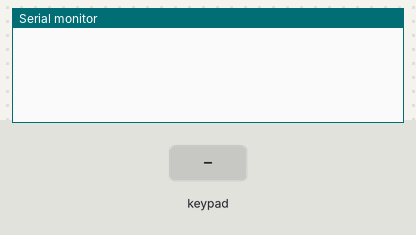
The sketch below on a simulated Arduino Leonardo, built with avr-gcc and run on an emulated ATmega32U4. Parts: the last lines printed to the serial monitor. Inputs (shaded band) come from the test bench. USB keyboard and mouse output is not drawn.

Above: at 1.2 s.
1.3 s: key '1' pressed
At 2.3 s:
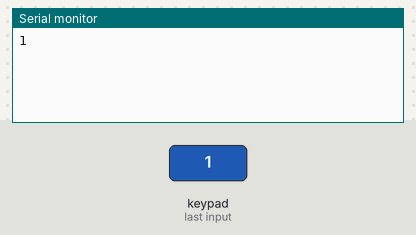
2.8 s: keypad keys 4 5 6 7 # pressed 0.4 s apart
At 5.7 s:
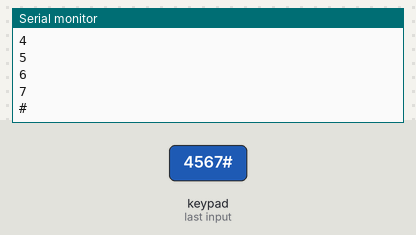
6.3 s: key 'A' pressed
At 7.2 s:
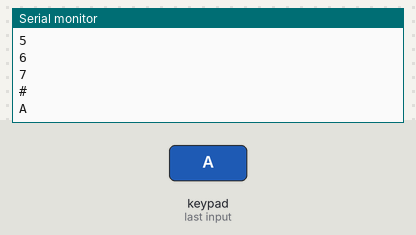
7.8 s: keypad keys 4 5 6 7 * pressed 0.4 s apart
At 9.7 s:
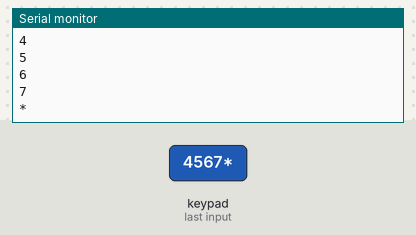
11.3 s: key 'B' pressed
At 12.4 s:
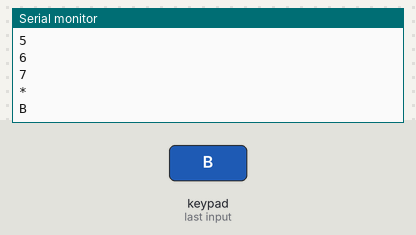
12.8 s: keypad keys 4 5 6 7 D pressed 0.4 s apart
At 15.9 s:
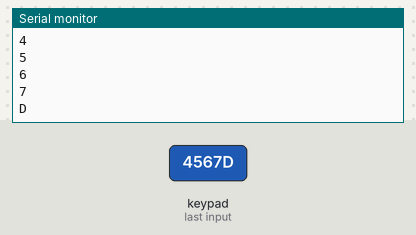
Timing chart, 0 to 17.3 s (numbered marks = the images above; inputs shaded):
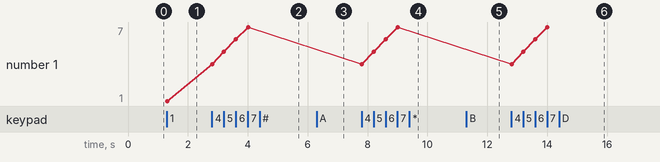

The sketch:

ArduinoMacroKeyboard.ino
```cpp
/*******************************************************************
 *  A simple Macro keyboard built with Arduino Leonardo and a
 *  4*4 Button Matrix Keypad.
 *
 *  Parts:
 *  Arduino Leonardo* - https://amzn.to/2zkbxWq
 *  4*4 Keypad Button Matrix
 *
 *  * = Affilate
 *
 * Video Tutorial on: https://youtube.com/codeometry
 * Written Tutorial on: https://codeometry.in
 *******************************************************************/

#include <HID-Project.h>
// Library with a lot of the HID definitions and methods
// Can be installed from the library manager, search for "HID-project"
// and install the one by NicoHood
// https://github.com/arduino-libraries/Keyboard/blob/master/src/Keyboard.h

#include <Keypad.h>
// This library is for interfacing with the 4x4 Matrix
// Can be installed from the library manager, search for "keypad"
// and install the one by Mark Stanley and Alexander Brevig
// https://playground.arduino.cc/Code/Keypad/

const byte ROWS = 4; //four rows
const byte COLS = 4; //four columns

// the library will return the character inside this array
// when the appropriate button is pressed.
char keys[ROWS][COLS] = {
  {'1', '2', '3', 'A'},
  {'4', '5', '6', 'B'},
  {'7', '8', '9', 'C'},
  {'*', '0', '#', 'D'},
};

byte rowPins[ROWS] = {4, 5, 6, 7}; //connect to the row pinouts of the keypad
byte colPins[COLS] = {8, 9, 10, 11 }; //connect to the column pinouts of the keypad

Keypad keypad = Keypad( makeKeymap(keys), rowPins, colPins, ROWS, COLS );

void setup() {
  Serial.begin(9600);
  Consumer.begin();
  Keyboard.begin();
}

void loop() {
  //Getting the key that was pressed.
  char key = keypad.getKey();

  if (key) {
    Serial.println(key);
    switch (key) {
      case '1':
        Keyboard.println("Key '1' was pressed");
        break;

      case '2':
        Keyboard.println("Key '2' was pressed");
        break;

      case '3':
        // https://github.com/arduino-libraries/Keyboard/blob/master/src/Keyboard.h
        Keyboard.println("Key '3' was pressed");
        break;

      case '4':
        Keyboard.println("Key '4' was pressed");
        break;

      case '5':
        Keyboard.println("Key '5' was pressed");
        break;

      case '6':
        Keyboard.println("Key '6' was pressed");
        break;

      case '7':
        Keyboard.println("Key '7' was pressed");
        break;

      case '8':
        Keyboard.println("Key '8' was pressed");
        break;

      case '9':
        Keyboard.println("Key '9' was pressed");
        break;

      case '0':
        Keyboard.println("Key '0' was pressed");
        break;

      case '*':
        Keyboard.println("Key '*' was pressed");
        break;

      case '#':
       Keyboard.println("Key '#' was pressed");
       break;

      case 'A':
        // https://github.com/NicoHood/HID/wiki/Consumer-API
        Keyboard.println("Key 'A' was pressed");
        break;

      case 'B':
        Keyboard.println("Key 'B' was pressed");
        break;

      case 'C':
        Keyboard.println("Key 'C' was pressed");
        break;

      case 'D':
        Keyboard.println("Key 'D' was pressed");
        break;

    }

    delay(100);
    Keyboard.releaseAll(); // this releases the buttons
  }
}
```

Measured:
- after the input at 1.3 s, the serial monitor: prints a new line at once (image 1)
- after the input at 2.8 s, the serial monitor: prints a new line at once (image 2)
- after the input at 6.3 s, the serial monitor: prints a new line at once (image 3)
- after the input at 7.8 s, the serial monitor: prints a new line at once (image 4)
- after the input at 11.3 s, the serial monitor: prints a new line at once (image 5)
- after the input at 12.8 s, the serial monitor: prints a new line at once (image 6)
- plotted number 1: 1 → 7 after the input at 2.8 s
